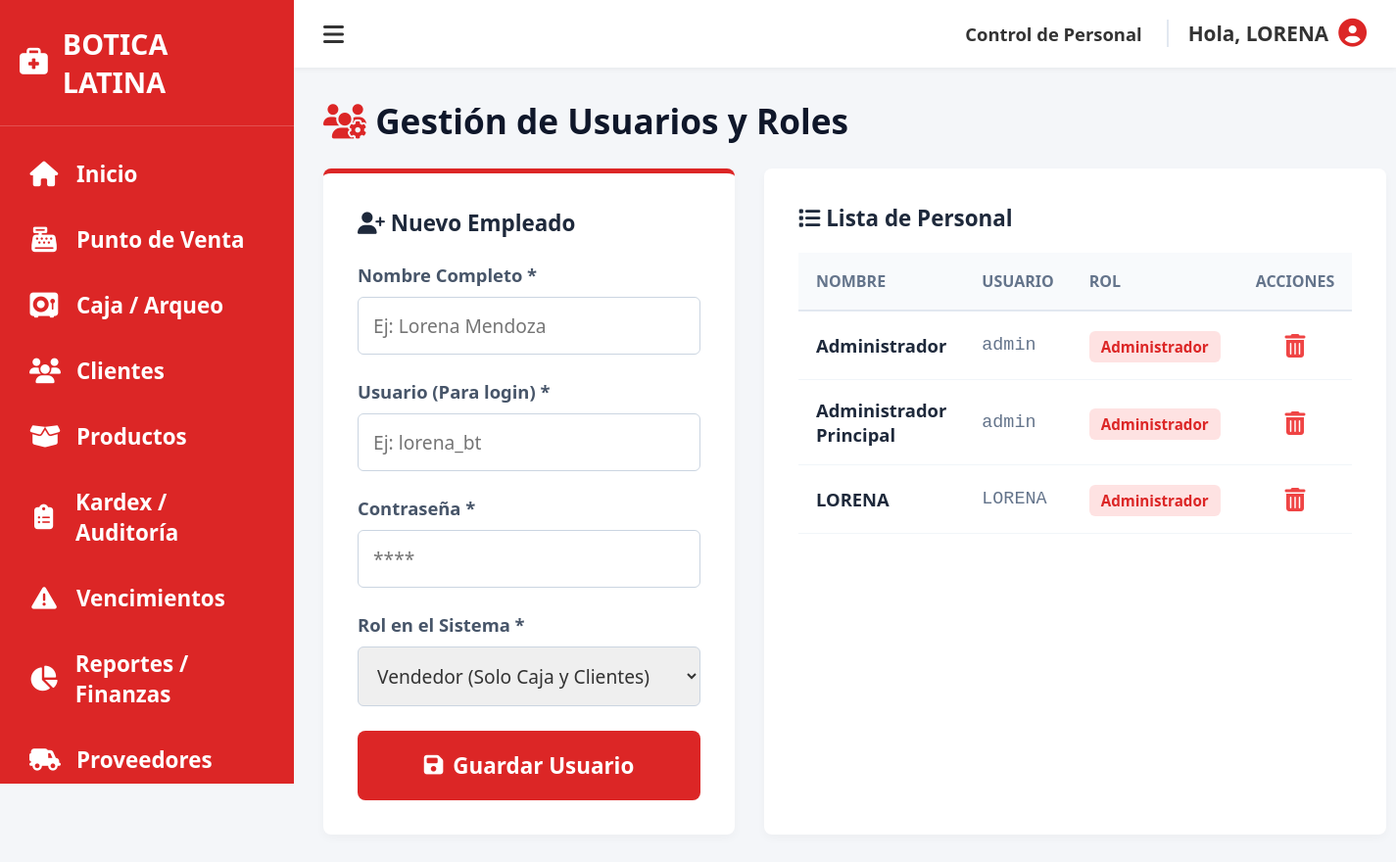
The page /index.php?view=usuarios (signed in) on the database its author committed.
### tables this page shows
CREATE TABLE `usuarios` (
  `id` int(11) NOT NULL,
  `nombre` varchar(100) NOT NULL,
  `usuario` varchar(50) NOT NULL,
  `password` varchar(255) NOT NULL,
  `rol` varchar(20) NOT NULL
);

### models/Usuario.php (called while the page is built, shortened)
<?php
class Usuario {
    private $db;
    public function __construct($conexion) {
        $this->db = $conexion;
    }
    public function getUsuarios() {
        $stmt = $this->db->query("SELECT * FROM usuarios ORDER BY nombre ASC");
        return $stmt->fetchAll(PDO::FETCH_ASSOC);
    }
}
?>

### views/usuarios.php (the view, shortened to what this page needs)
<!DOCTYPE html>
<html lang="es">
<head>
    <link rel="stylesheet" href="assets/css/dashboard.css?v=<?php echo time(); ?>">
    <link rel="stylesheet" href="https://cdnjs.cloudflare.com/ajax/libs/font-awesome/6.4.0/css/all.min.css">
</head>
<body>
<div class="wrapper">
    <aside class="sidebar">
        <div class="sidebar-header"><i class="fa-solid fa-briefcase-medical"></i><span>BOTICA LATINA</span></div>
        <ul class="sidebar-menu">
            <?php if(isset($_SESSION['user_rol']) && $_SESSION['user_rol'] == 'Administrador'): ?>
                <li><a href="index.php"><i class="fa-solid fa-house"></i> Inicio</a></li>
            <?php endif; ?>
            <li><a href="index.php?view=caja"><i class="fa-solid fa-cash-register"></i> Punto de Venta</a></li>
            <li><a href="index.php?view=arqueo"><i class="fa-solid fa-vault"></i> Caja / Arqueo</a></li>
            <li><a href="index.php?view=clientes"><i class="fa-solid fa-users"></i> Clientes</a></li>
            <?php if(isset($_SESSION['user_rol']) && $_SESSION['user_rol'] == 'Administrador'): ?>
                <li><a href="index.php?view=productos"><i class="fa-solid fa-box-open"></i> Productos</a></li>
                <li><a href="index.php?view=kardex"><i class="fa-solid fa-clipboard-list"></i> Kardex / Auditoría</a></li>
                <li><a href="index.php?view=vencimientos"><i class="fa-solid fa-triangle-exclamation"></i> Vencimientos</a></li>
                <li><a href="index.php?view=reportes"><i class="fa-solid fa-chart-pie"></i> Reportes / Finanzas</a></li>
                <li><a href="index.php?view=proveedores"><i class="fa-solid fa-truck-field"></i> Proveedores</a></li>
            <?php endif; ?>
        </ul>
    </aside>
    <div class="main-content">
        <header class="topbar">
            <div class="menu-toggle"><i class="fa-solid fa-bars"></i></div>
            <div class="user-info">
                <span>Control de Personal</span>
                <span style="font-size: 1.3rem; border-left: 2px solid #e2e8f0; padding-left: 20px; margin-left:15px;">Hola, <?php echo htmlspecialchars($_SESSION['user_nombre']); ?></span>
                <i class="fa-solid fa-circle-user" style="color:#dc2626; font-size: 1.8rem;"></i>
            </div>
        </header>
        <div class="dashboard-container">
            <h2 style="color: #0f172a; margin-top:0; font-size: 2.2rem; margin-bottom: 25px;"><i class="fa-solid fa-users-gear" style="color:#dc2626;"></i> Gestión de Usuarios y Roles</h2>
            <div class="layout-usuarios">
                <div class="panel-registro">
                    <h3 style="margin-top:0; color:#1e293b; font-size: 1.4rem; margin-bottom: 25px;"><i class="fa-solid fa-user-plus"></i> Nuevo Empleado</h3>
                    <form action="index.php?action=guardar_usuario" method="POST">
                        <div class="form-group">
                            <label>Nombre Completo *</label>
                            <input type="text" name="nombre" class="form-control" placeholder="Ej: Lorena Mendoza" required>
                        </div>
                        <div class="form-group">
                            <label>Usuario (Para login) *</label>
                            <input type="text" name="usuario" class="form-control" placeholder="Ej: lorena_bt" required>
                        </div>
                        <div class="form-group">
                            <label>Contraseña *</label>
                            <input type="password" name="password" class="form-control" placeholder="****" required>
                        </div>
                        <div class="form-group">
                            <label>Rol en el Sistema *</label>
                            <select name="rol" class="form-control" required>
                                <option value="Vendedor">Vendedor (Solo Caja y Clientes)</option>
                            </select>
                        </div>
                        <button type="submit" class="btn-rojo"><i class="fa-solid fa-floppy-disk"></i> Guardar Usuario</button>
                    </form>
                </div>
                <div class="panel-tabla">
                    <h3 style="margin-top:0; color:#1e293b; font-size: 1.4rem; margin-bottom: 20px;"><i class="fa-solid fa-list"></i> Lista de Personal</h3>
                    <table class="tabla-moderna">
                        <thead>
                            <tr>
                                <th>Nombre</th>
                                <th>Usuario</th>
                                <th>Rol</th>
                                <th style="text-align:center;">Acciones</th>
                            </tr>
                        </thead>
                        <tbody>
                            <?php if(!empty($listaUsuarios)): ?>
                                <?php foreach($listaUsuarios as $u): ?>
                                <tr>
                                    <td><strong><?= htmlspecialchars($u['nombre']) ?></strong></td>
                                    <td style="color:#64748b; font-family:monospace;"><?= htmlspecialchars($u['usuario']) ?></td>
                                    <td>
                                        <span class="badge-rol <?= ($u['rol'] == 'Administrador') ? 'rol-admin' : 'rol-vendedor' ?>">
                                            <?= $u['rol'] ?>
                                        </span>
                                    </td>
                                    <td style="text-align:center;">
                                        <a href="index.php?action=eliminar_usuario&id=<?= $u['id'] ?>" class="btn-borrar" style="color:#ef4444; font-size:1.5rem;" onclick="return confirm('¿Borrar este usuario? Ya no podrá entrar al sistema.');">
                                            <i class="fa-solid fa-trash-can"></i>
                                        </a>
                                    </td>
                                </tr>
                                <?php endforeach; ?>
                            <?php endif; ?>
                        </tbody>
                    </table>
                </div>
            </div>
        </div>
    </div>
</div>
</body>
</html>

### css/dashboard.css (style rules this page uses)
* { margin: 0; padding: 0; box-sizing: border-box; font-family: 'Segoe UI', Roboto, Helvetica, Arial, sans-serif; }
body { background-color: #f4f6f9; color: #333; }
.wrapper { display: flex; min-height: 100vh; }
.sidebar { width: 300px; background-color: #dc2626; color: white; display: flex; flex-direction: column; position: fixed; height: 100vh; overflow-y: auto; }
.sidebar-header { padding: 25px 20px; font-size: 1.8rem; font-weight: bold; display: flex; align-items: center; gap: 15px; border-bottom: 1px solid rgba(255,255,255,0.2); }
.sidebar-menu { list-style: none; padding: 15px 0; margin: 0; }
.sidebar-menu li a { display: flex; align-items: center; gap: 18px; color: white; text-decoration: none; padding: 18px 25px; font-size: 1.4rem; font-weight: 600; border-left: 5px solid transparent; transition: 0.2s; }
.sidebar-menu li a i { font-size: 1.6rem; width: 30px; text-align: center; }
.main-content { flex: 1; margin-left: 300px; padding: 0; display: flex; flex-direction: column; width: calc(100% - 300px); }
.topbar { background: white; padding: 18px 30px; display: flex; justify-content: space-between; align-items: center; box-shadow: 0 2px 5px rgba(0,0,0,0.05); }
.menu-toggle { font-size: 1.5rem; cursor: pointer; color: #333; }
.user-info { display: flex; align-items: center; gap: 10px; font-size: 1.15rem; font-weight: 600; color: #333; }
.dashboard-container { padding: 30px; }
.form-control { width: 100%; padding: 12px 15px; border: 1px solid #ccc; border-radius: 6px; font-size: 1.1rem; outline: none; color: #333; }
table { width: 100%; border-collapse: collapse; }
th { font-size: 1.1rem; font-weight: bold; color: #333; padding: 12px; }
td { font-size: 1.05rem; color: #444; padding: 12px; }

### views/usuarios.php (style rules this page uses)
.layout-usuarios { display: grid; grid-template-columns: 420px 1fr; gap: 30px; margin-top: 20px; }
.panel-registro { background: white; padding: 35px; border-radius: 8px; border-top: 5px solid #dc2626; box-shadow: 0 4px 10px rgba(0,0,0,0.03); height: fit-content; }
.panel-tabla { background: white; padding: 35px; border-radius: 8px; box-shadow: 0 4px 10px rgba(0,0,0,0.03); }
.form-group { margin-bottom: 25px; }
.form-group label { display: block; font-weight: bold; color: #475569; margin-bottom: 10px; font-size: 1.15rem; }
.form-control { width: 100%; padding: 15px; font-size: 1.2rem; border: 1px solid #cbd5e1; border-radius: 6px; outline: none; transition: 0.3s; }
.btn-rojo { background: #dc2626; color: white; border: none; padding: 20px; border-radius: 8px; font-size: 1.4rem; font-weight: bold; width: 100%; cursor: pointer; transition: 0.2s; display: flex; justify-content: center; align-items: center; gap: 10px; }
.tabla-moderna { width: 100%; border-collapse: collapse; margin-top: 10px; }
.tabla-moderna th { background: #f8fafc; padding: 18px; text-align: left; color: #64748b; text-transform: uppercase; font-size: 1rem; border-bottom: 2px solid #e2e8f0; }
.tabla-moderna td { padding: 18px; border-bottom: 1px solid #f1f5f9; font-size: 1.15rem; vertical-align: middle; color: #1e293b; }
.badge-rol { padding: 6px 12px; border-radius: 6px; font-weight: bold; font-size: 0.95rem; }
.rol-admin { background: #fee2e2; color: #dc2626; }

### rows shown on the page
usuarios: nombre "Administrador", usuario "admin", rol "Administrador"
usuarios: nombre "Administrador Principal", usuario "admin", rol "Administrador"
usuarios: nombre "LORENA", usuario "LORENA", rol "Administrador"

### other values the page prints
$_SESSION['user_nombre'] "LORENA"
